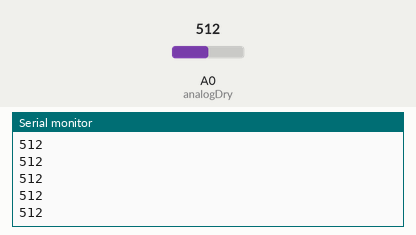
The sketch below on a simulated Arduino Uno, built with avr-gcc and run on an emulated ATmega328P. Shown: the last lines printed to the serial monitor. Inputs (shaded band) come from the test bench; at power-on: A0 (analogDry) = 512.

Above: at 1.2 s.
1.3 s: A0 (analogDry) set to 716
At 2.2 s:
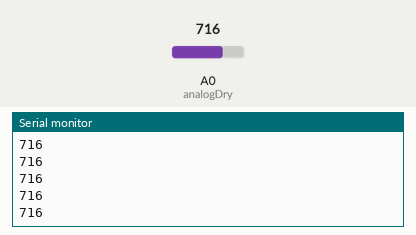
2.8 s: A0 (analogDry) set to 900
At 3.4 s:
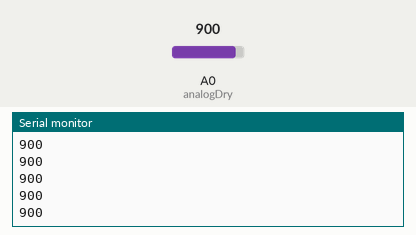
Timing chart, 0 to 5.8 s (numbered marks = the images above; inputs shaded):
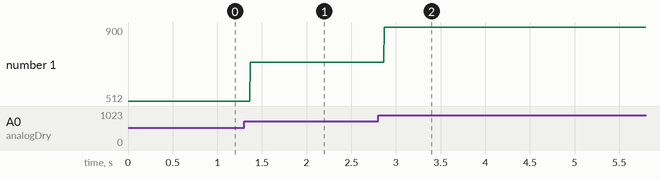

Measured:
- after the input at 1.3 s, the serial monitor: prints a new line after 0.07 s (image 1)
- after the input at 2.8 s, the serial monitor: prints a new line after 0.07 s (image 2)
- plotted number 1: 512 → 716 after the input at 1.3 s, 716 → 900 after the input at 2.8 s

The sketch:

Switch_side.ino
```cpp
// Test Engine

// Switches are always ON at 1023, when hat marks switch that means under 1000

//const int analogDry =  1;// on wet switch
const int analogDry =  0;// on dry switch

// the setup function runs once when you press reset or power the board
void setup() {
  // initialize digital pin LED_BUILTIN as an output.
    Serial.begin(9600);

}

// the loop function runs over and over again forever
void loop() {

  int sensorValue = analogRead(analogDry);
  Serial.println(sensorValue);

}
```
